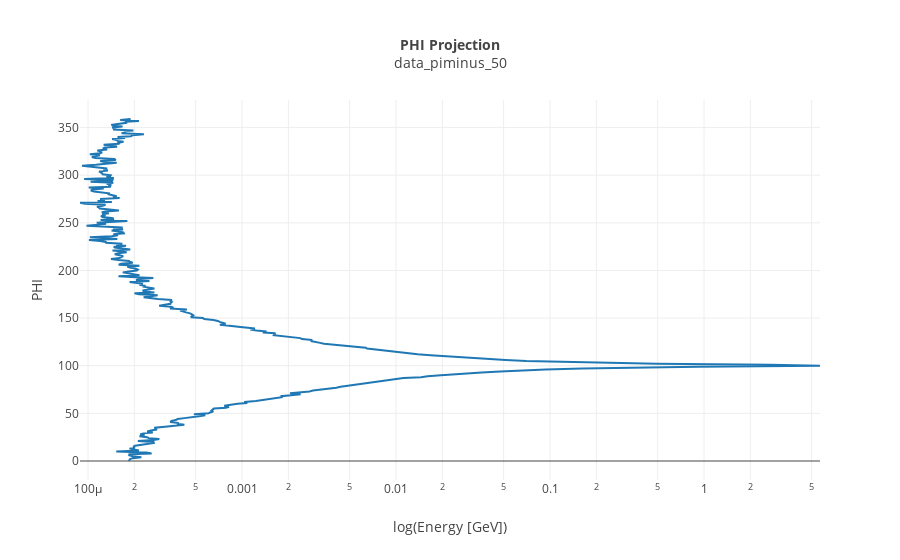
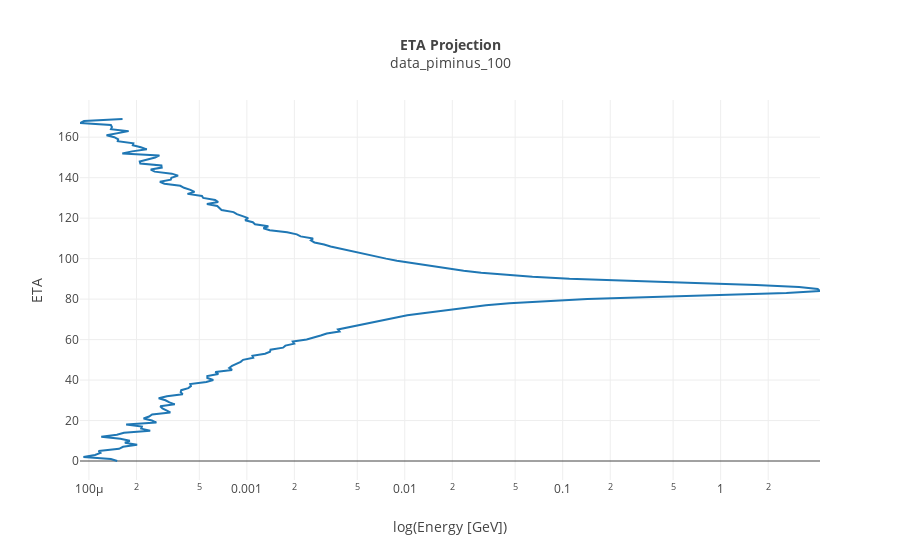

The notebook cell saved with these charts, in order:
### Code cell
plot_lines(phi_projection(data_piminus_50) , title_phi + "data_piminus_50" , "Energy [GeV]", "PHI", "x_log")
plot_lines(eta_projection(data_piminus_100), title_eta + "data_piminus_100", "Energy [GeV]", "ETA", "x_log")

### Figure 1 — Plotly figure (JSON) as saved in the notebook; plotly's stock layout.template omitted (floating-point values rounded to 4 significant figures; data arrays with more than 128 entries replaced by an {"elided": "..."} marker saying what was removed)
{"data": [{"mode": "lines", "name": "lines", "type": "scatter", "x": {"elided": "360 float values"}}], "layout": {"title": "<b>PHI Projection</b><br>data_piminus_50", "titlefont": {"size": 14}, "xaxis": {"autorange": true, "title": "log(Energy [GeV])", "type": "log"}, "yaxis": {"autorange": true, "title": "PHI"}}}

### Figure 2 — Plotly figure (JSON) as saved in the notebook; plotly's stock layout.template omitted (floating-point values rounded to 4 significant figures; data arrays with more than 128 entries replaced by an {"elided": "..."} marker saying what was removed)
{"data": [{"mode": "lines", "name": "lines", "type": "scatter", "x": {"elided": "170 float values"}}], "layout": {"title": "<b>ETA Projection</b><br>data_piminus_100", "titlefont": {"size": 14}, "xaxis": {"autorange": true, "title": "log(Energy [GeV])", "type": "log"}, "yaxis": {"autorange": true, "title": "ETA"}}}
